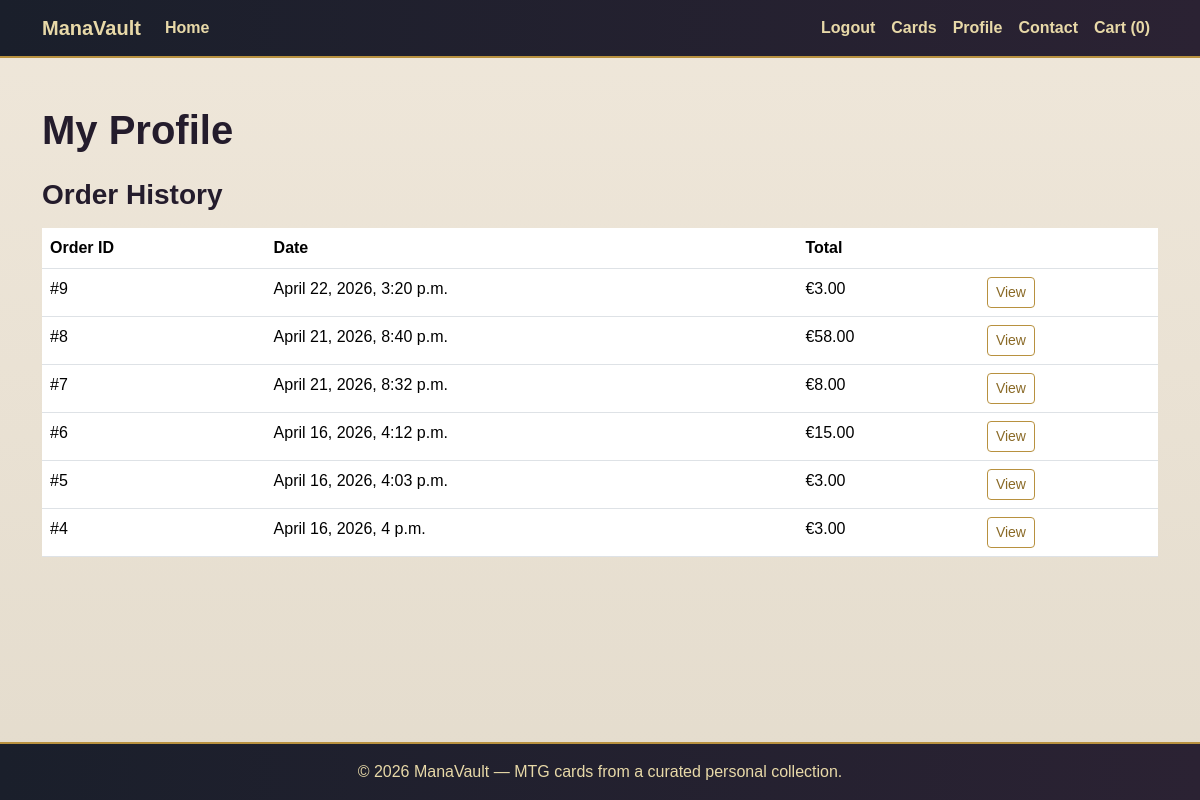
/profiles/ (signed in), run on an earlier commit of the app's database.
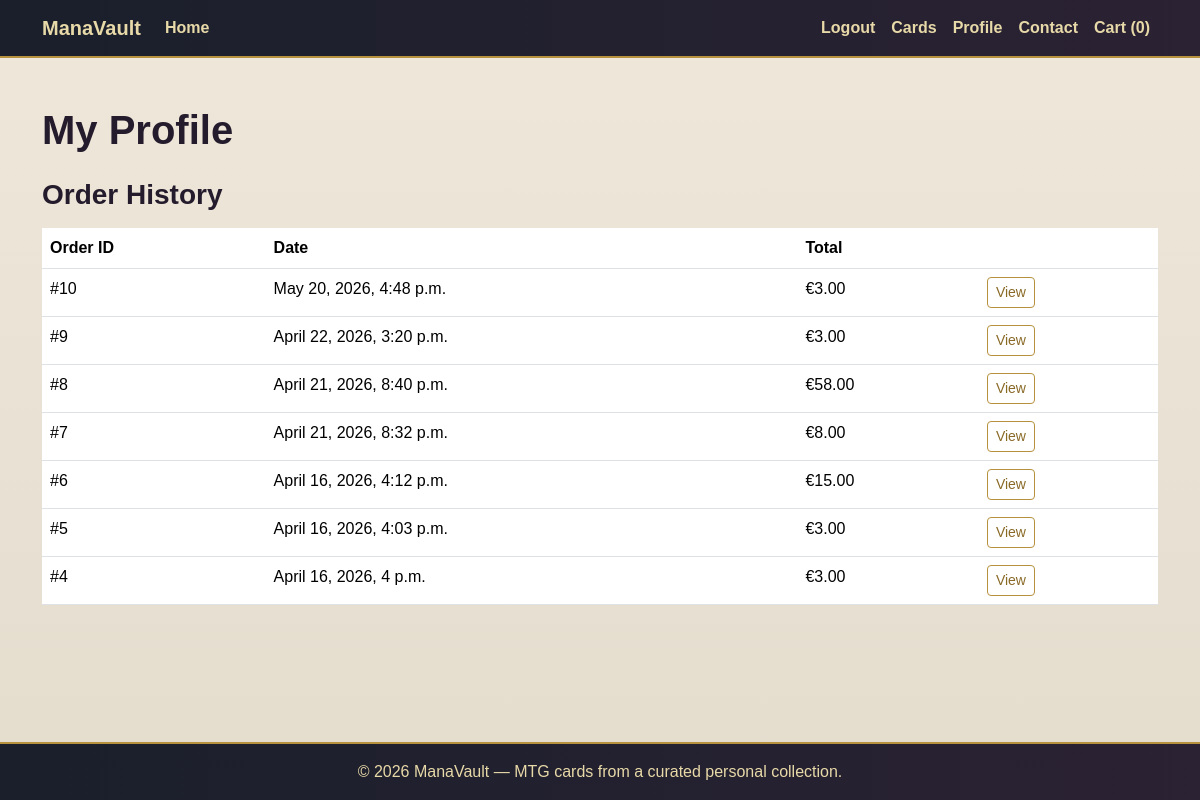
And on a later commit of the database.
### checkout/models.py (models this page shows, shortened)
class Order(models.Model):
    user = models.ForeignKey(User, on_delete=models.CASCADE, null=True, blank=True)
    full_name = models.CharField(max_length=50)
    email = models.EmailField()
    phone_number = models.CharField(max_length=20)
    country = models.CharField(max_length=40)
    postcode = models.CharField(max_length=20)
    town_or_city = models.CharField(max_length=40)
    street_address1 = models.CharField(max_length=80)
    street_address2 = models.CharField(max_length=80, blank=True)
    county = models.CharField(max_length=80, blank=True)
    date = models.DateTimeField(auto_now_add=True)
    order_total = models.DecimalField(max_digits=10, decimal_places=2, default=0)

### profiles/views.py (the view)
# urls.py: path('', profile, name='profile'),
@login_required
def profile(request):
    orders = Order.objects.filter(user=request.user).order_by('-date')
    return render(request, 'profiles/profile.html', {
        'orders': orders,
    })

### templates/profiles/profile.html (shortened to what this page needs)
{% extends 'base.html' %}
{% block content %}
<div class="py-4">
    <h1 class="mb-4">My Profile</h1>
    <h3 class="mb-3">Order History</h3>
    {% if orders %}
        <div class="table-responsive">
            <table class="table">
                <thead>
                    <tr>
                        <th>Order ID</th>
                        <th>Date</th>
                        <th>Total</th>
                        <th></th>
                    </tr>
                </thead>
                <tbody>
                    {% for order in orders %}
                        <tr>
                            <td>#{{ order.id }}</td>
                            <td>{{ order.date }}</td>
                            <td>€{{ order.order_total }}</td>
                            <td>
                                <a href="{% url 'order_detail' order.id %}" class="btn btn-sm btn-outline-primary">
                                    View
                                </a>
                            </td>
                        </tr>
                    {% endfor %}
                </tbody>
            </table>
        </div>
    {% else %}
        <p>You have no orders yet.</p>
    {% endif %}
</div>
{% endblock %}

### templates/base.html (shortened to what this page needs)
<!DOCTYPE html>
<html lang="en">
<head>
    <link href="https://cdn.jsdelivr.net/npm/bootstrap@5.3.3/dist/css/bootstrap.min.css" rel="stylesheet">
    {% load static %}
    <link rel="stylesheet" href="{% static 'css/base.css' %}">
</head>
<body>
    {% include 'includes/navbar.html' %}
    <main class="container py-4">
        {% block content %}{% endblock %}
    </main>
    {% include 'includes/footer.html' %}
</body>
</html>

### templates/includes/navbar.html (shortened to what this page needs)
<nav class="navbar navbar-expand-lg navbar-dark bg-dark">
    <div class="container">
        <a class="navbar-brand" href="{% url 'home' %}">ManaVault</a>
        <div class="collapse navbar-collapse" id="main-nav">
            <ul class="navbar-nav me-auto mb-2 mb-lg-0">
                <li class="nav-item">
                    <a class="nav-link" href="{% url 'home' %}">Home</a>
                </li>
            </ul>
            <ul class="navbar-nav ms-auto mb-2 mb-lg-0">
                {% if user.is_authenticated %}
                    <li class="nav-item">
                        <a class="nav-link" href="#"
                        onclick="event.preventDefault(); document.getElementById('logout-form').submit();">
                            Logout
                        </a>
                    </li>
                    <li class="nav-item">
                        <a class="nav-link" href="{% url 'cards' %}">Cards</a>
                    </li>
                    <li class="nav-item">
                        <a class="nav-link" href="{% url 'profile' %}">Profile</a>
                    </li>
                    <li class="nav-item">
                        <a class="nav-link" href="{% url 'contact' %}">Contact</a>
                    </li>
                {% endif %}
                <li class="nav-item">
                    <a href="{% url 'view_cart' %}" class="nav-link">
                        Cart (<span id="cart-count">{{ request.session.cart|length|default:0 }}</span>)
                    </a>
                </li>
            </ul>
        </div>
    </div>
</nav>

### templates/includes/footer.html
<footer class="mt-5 py-3">
    <div class="container text-center">
        <p class="mb-0">© 2026 ManaVault — MTG cards from a curated personal collection.</p>
    </div>
</footer>

### static/css/base.css (style rules this page uses)
body { min-height: 100vh; display: flex; flex-direction: column; background: linear-gradient(to bottom, #efe7da, #e4dccd); color: #1f1b24; font-family: Arial, sans-serif; }
main { flex: 1; }
.navbar { background: linear-gradient(90deg, #1a1f2b, #2b2233) !important; border-bottom: 2px solid #b8913f; }
.navbar-brand, .navbar .nav-link { color: #e8d9a8 !important; font-weight: 600; }
footer { background: linear-gradient(90deg, #1a1f2b, #2b2233); color: #e8d9a8; border-top: 2px solid #b8913f; }
h1, h2, h3, h4, h5 { color: #241c2c; font-weight: 700; }
.btn-outline-primary { border-color: #b8913f; color: #8a6a27; }
.table { background-color: #fffdf8; }
a { color: #8c2f39; }

What changed in the data, as far as the page shows it:
added Order: id "10", date "May 20, 2026, 4:48 p.m.", order_total "3.00"
